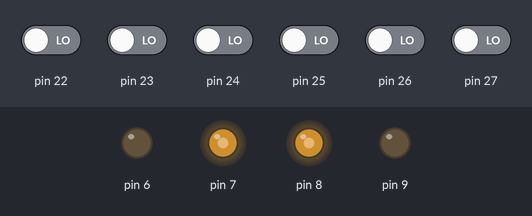
Recording of a sketch running on a simulated Arduino Mega 2560, built with avr-gcc and run on an emulated ATmega2560. Parts: output pins drawn as LEDs (lit = HIGH). The inputs (shaded band) are chosen by the test bench; at power-on: pin 22–27 LOW.

Above: at 1.2 s.
1.3 s: pin 22 driven HIGH
At 1.8 s:
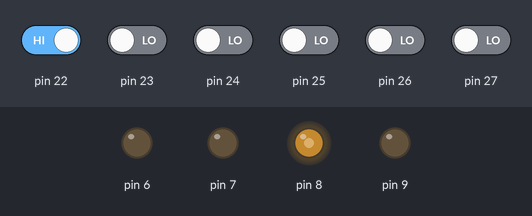
2.8 s: pin 23 driven HIGH
At 4.0 s:
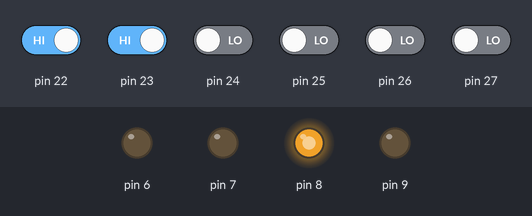
4.3 s: pin 27 driven HIGH
At 5.3 s:
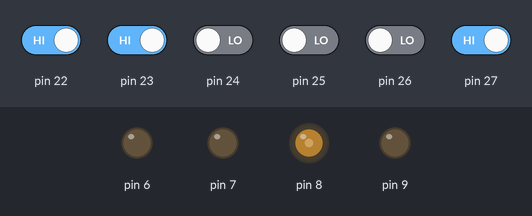
5.8 s: pin 22 driven LOW
At 6.4 s:
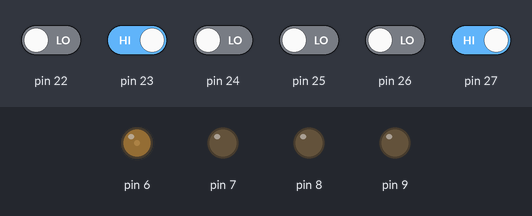
7.3 s: pin 26 driven HIGH
At 8.5 s:
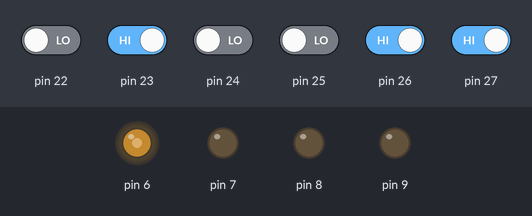
8.8 s: pin 23 driven LOW
At 9.9 s:
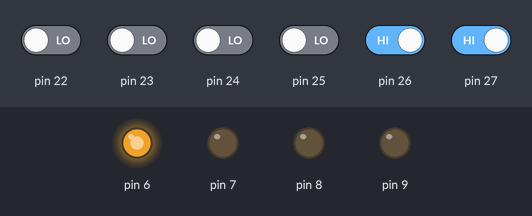
Timing chart, 0 to 11.3 s (numbered marks = the images above; inputs shaded):
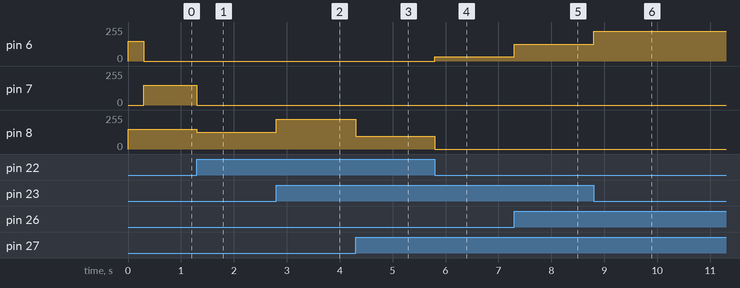

The sketch:

maze_solver.ino
```cpp
int a;
int b;
int c;
int d;
int e;
int f;

void setup()
{
  // put your setup code here, to run once:
  // Motors
  pinMode(6, OUTPUT);
  pinMode(7, OUTPUT);
  pinMode(8, OUTPUT);
  pinMode(9, OUTPUT);

  // IR sensors
  // 0 i/p for white
  // 1 i/p for black
  pinMode(22, INPUT);
  pinMode(23, INPUT);
  pinMode(24, INPUT);
  pinMode(25, INPUT);
  pinMode(26, INPUT);
  pinMode(27, INPUT);
}

void loop()
{
  read_ir();
  // any intersection where left turn is possible
  if (a == 1 && b == 1 && c == 1 && d == 1)
  {
    sharp_turn_left();
  }
  // intersection where left turn is impossible
  else if (a == 0 && b == 0 && c == 1 && d == 1 && e == 1 && f == 1)
  {
    // go a little forward to check whether forward or right
    forward(150);
    delay(250);
    read_ir();
    // if forward is possible, then go forward
    if (c == 1 && d == 1)
    {
      forward(150);
    }
    // otherwise take right turn
    else
    {
      right(150);
      delay(500);
    }
  }
  // reached dead end, take U-turn
  else if (a == 0 && b == 0 && c == 0 && d == 0 && e == 0 && f == 0)
  {
    u_turn();
  }
  // otherwise follow straight or curved path using proportional control
  else
  {
    motor_p_control();
  }
}

void read_ir()
{
  // read IR input
  a = digitalRead(22);
  b = digitalRead(23);
  c = digitalRead(24);
  d = digitalRead(25);
  e = digitalRead(26);
  f = digitalRead(27);
}

void left(int spd)
{
  analogWrite(6, 0);
  analogWrite(7, spd);
  analogWrite(8, spd);
  analogWrite(9, 0);
}

void right(int spd)
{
  analogWrite(6, spd);
  analogWrite(7, 0);
  analogWrite(8, 0);
  analogWrite(9, spd);
}

void forward(int spd)
{
  analogWrite(6, spd);
  analogWrite(7, 0);
  analogWrite(8, spd);
  analogWrite(9, 0);
}

void stop_motors()
{
  analogWrite(6, 0);
  analogWrite(7, 0);
  analogWrite(8, 0);
  analogWrite(9, 0);
}

void motor_p_control()
{
  read_ir();
  // calculate proportional control error using weights as typed
  long int err = (-4 * a) + (-3 * b) + (3 * e) + (4 * f);

  // if err is positive, means line is under right side sensors
  if (err > 0)
  {
    // map and constrain the error to a range of 0 to 255
    // so that it can be applied to motor
    err = map(err, 0, 8, 0, 255);
    err = constrain(err, 0, 255);
    // go left
    analogWrite(6, err);
    analogWrite(7, 0);
    analogWrite(8, 0);
    analogWrite(9, 0);
  }
  // if negative, line under left side sensors
  else if (err < 0)
  {
    // map and constrain the error to a range of 0 to 255
    // so that it can be applied to motor
    err = -err;
    err = map(err, 0, 8, 0, 255);
    err = constrain(err, 0, 255);
    // go right
    analogWrite(6, 0);
    analogWrite(7, 0);
    analogWrite(8, err);
    analogWrite(9, 0);
  }
  // if zero, line is under central sensors
  else if (err == 0)
  {
    // go straight
    analogWrite(6, 150);
    analogWrite(7, 0);
    analogWrite(8, 150);
    analogWrite(9, 0);
  }
}

void sharp_turn_left()
{
  forward(150);
  delay(300);
  left(150);
  delay(500);
}

void sharp_turn_right()
{
  forward(150);
  delay(300);
  right(150);
  delay(500);
}

void u_turn()
{
  forward(150);
  delay(300);
  while (a == 0)
  {
    left(150);
    read_ir();
  }
  // delay(1100);
}
```

Measured:
- after the input at 1.3 s, pin 7: 150/255 → 0/255 at once; pin 8: 150/255 → 127/255 at once
- after the input at 2.8 s, pin 8: 127/255 → 223/255 at once
- after the input at 4.3 s, pin 8: 223/255 → 95/255 at once
- after the input at 5.8 s, pin 6: 0/255 → 31/255 at once; pin 8: 95/255 → 0/255 at once
- after the input at 7.3 s, pin 6: 31/255 → 127/255 at once
- after the input at 8.8 s, pin 6: 127/255 → 223/255 at once
